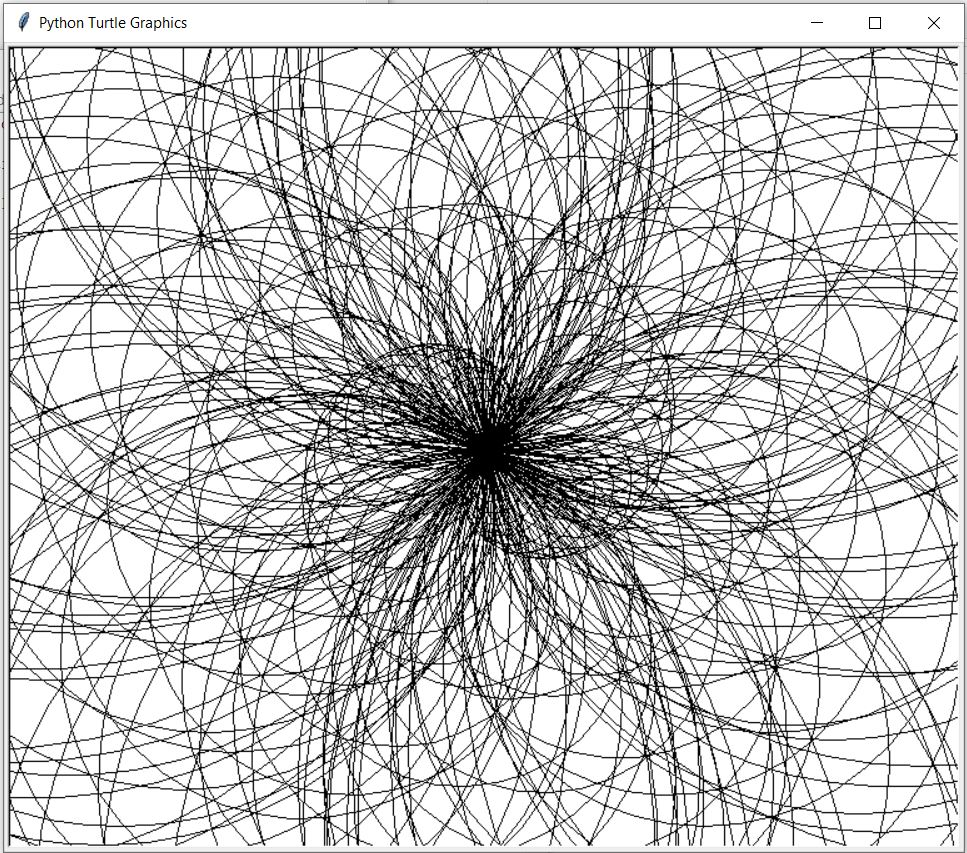

Generate this figure with Python:
import turtle 
loadWindow = turtle.Screen() 
turtle.speed(10) 
  
for i in range(100): 
    turtle.circle(5*i) 
    turtle.circle(-5*i) 
    turtle.left(i) 
  
turtle.exitonclick() 
